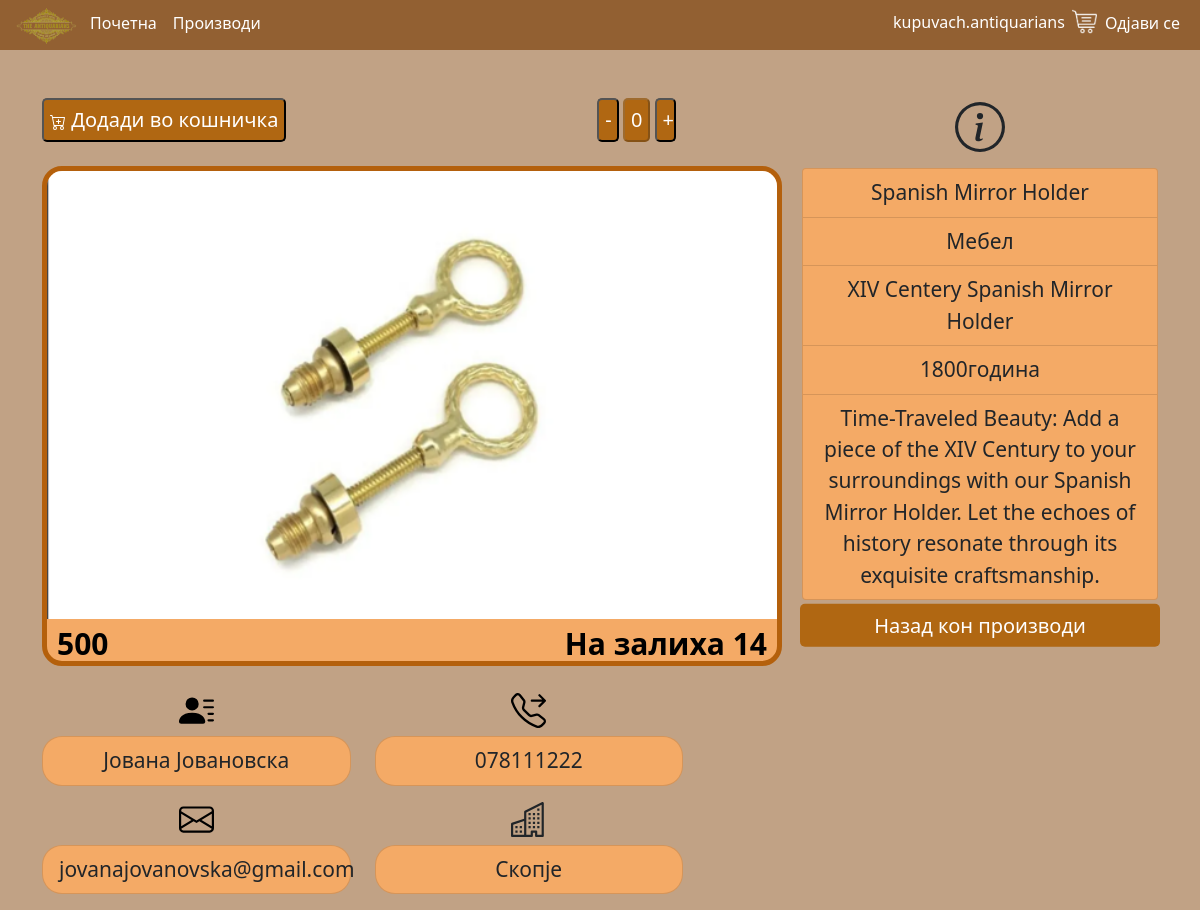
/product_details/13 (signed in), run on the app's committed database.
### The_Antiquarians_app/models.py (models this page shows, shortened)
class Product(models.Model):
    CATEGORY = [
        ('Мебел', 'Мебел'),
        ('Накит', 'Накит'),
        ('Часовници', 'Часовници'),
        ('Кујнски прибор', 'Кујнски прибор'),
        ('Декоративни работи', 'Декоративни работи'),
        ('Интериор', 'Интериор'),
        ('Музички инструменти', 'Музички инструменти'),
        ('Играчки', 'Играчки'),
        ('Текстил', 'Текстил'),
    ]
    seller_name_and_surname = models.CharField(max_length=100, null=True, blank=True)
    seller_city = models.CharField(max_length=100, null=True, blank=True)
    seller_email = models.CharField(max_length=100, null=True, blank=True)
    seller_phone_number = models.CharField(max_length=100, null=True, blank=True)
    name = models.CharField(max_length=100, null=False, blank=False)
    price = models.IntegerField(null=False, blank=False)
    quantity = models.IntegerField(null=False, blank=False)
    year = models.IntegerField(null=False, blank=False)
    category = models.CharField(max_length=255, null=False, blank=False, choices=CATEGORY)
    model = models.CharField(max_length=255, null=False, blank=False)
    image = models.ImageField(upload_to="The_Antiquarians_app/static/images/images")
    description = models.TextField(max_length=500)
    @property
    def imageURL(self):
        try:
            url = self.image.url
        except:
            url = ''
        return url

### The_Antiquarians_app/views.py (the view, shortened to what this page needs)
# urls.py: path('product_details/<int:id>', product_details, name="product_details"),
def product_details(request, id=0):
    antique_item = Product.objects.get(pk=id)
    quantity = request.session.get('quantity', 0)
    context = {
        'antique_item': antique_item,
        'quantity': quantity,
    }
    return render(request, 'product_details.html', context)

### The_Antiquarians_app/templates/product_details.html (shortened to what this page needs)
{% extends 'main.html' %}
{% load static %}
{% block content %}
    <html lang="en">
    <head>
    </head>
    <body>
    <div class="container mt-5">
        <div class="row d-flex justify-content-between">
            <div class="col-lg-7 col-md-12">
                <div class="mb-4 d-flex justify-content-between">
                    <form method="POST" action="{% url 'add_to_shopping_cart'%}">
                        <button class="btn-product-details text-white" type="submit">
                            Додади во кошничка
                        </button>
                    </form>
                    <div>
                        <form method="POST" action="{% url 'product_details' antique_item.id %}">
                            <button class="btn-product-details text-white" style="width: 25%;" type="submit"
                                    name="decrease_quantity">
                                -
                            </button>
                            <button class="btn-product-details text-white" type="submit" disabled>
                                {{ quantity }}
                            </button>
                            <button class="btn-product-details text-white" style="width: 25%" type="submit"
                                    name="increase_quantity">
                                +
                            </button>
                        </form>
                    </div>
                </div>
                <div class="col-md-6 mb-4 ">
                    <div class="image-container product-details-container">
                        <img src="{{ antique_item.imageURL }}" alt="Image" class="custom-image w-100 img-fluid">
                        <div class="text-overlay">
                            <div class="text-row">
                                <p class="second-sentence">{{ antique_item.price }}</p>
                                <p class="first-sentence">На залиха {{ antique_item.quantity }}</p>
                            </div>
                        </div>
                    </div>
                </div>
                <div class="row">
                    <div class="col-6 d-flex flex-column align-items-center">
                        <p class="list-group-item product-manufacturer-info w-100">{{ antique_item.seller_name_and_surname }}</p>
                    </div>
                    <div class="col-6 d-flex flex-column align-items-center">
                        <p class="list-group-item product-manufacturer-info w-100">{{ antique_item.seller_phone_number }}</p>
                    </div>
                    <div class="col-6 d-flex flex-column align-items-center">
                        <p class="list-group-item product-manufacturer-info w-100">{{ antique_item.seller_email }}</p>
                    </div>
                    <div class="col-6 d-flex flex-column align-items-center">
                        <p class="list-group-item product-manufacturer-info w-100">{{ antique_item.seller_city }}</p>
                    </div>
                </div>
            </div>
            <div class="col-lg-4 col-md-12">
                <div class="mt-1">
                    <p class="text-center">
                    </p>
                    <ul class="list-group text-center">
                        <li class="list-group-item product-description" data-bs-toggle="tooltip"
                            data-bs-placement="top" title="Целосно име">
                            {{ antique_item.name }}
                        </li>
                        <li class="list-group-item product-description" data-bs-toggle="tooltip"
                            data-bs-placement="top" title="Категорија">
                            {{ antique_item.category }}
                        </li>
                        <li class="list-group-item product-description" data-bs-toggle="tooltip"
                            data-bs-placement="top" title="Модел">
                            {{ antique_item.model }}
                        </li>
                        <li class="list-group-item product-description" data-bs-toggle="tooltip"
                            data-bs-placement="top" title="Година произведено">
                            {{ antique_item.year }}година
                        </li>
                        <li class="list-group-item product-description" data-bs-toggle="tooltip"
                            data-bs-placement="top" title="Опис">
                            {{ antique_item.description }}
                        </li>
                    </ul>
                </div>
                <div class="row">
                    <div class="col-12 p-0">
                        <div class="text-overlay">
                            <div class="text-row">
                                <a class="btn-prod-det-back text-white w-100" href="{% url 'products' %}">
                                    Назад кон производи
                                </a>
                            </div>
                        </div>
                    </div>
                </div>
        </div>
    </div>
    </body>
    </html>
{% endblock content %}

### The_Antiquarians_app/templates/main.html (shortened to what this page needs)
<!DOCTYPE html>
{% load static %}
<html lang="en">
<head>
    <link rel="stylesheet" type="text/css" href="{% static 'css/main.css' %}">
    <link href="https://cdn.jsdelivr.net/npm/bootstrap@5.0.2/dist/css/bootstrap.min.css" rel="stylesheet"
>
</head>
<body>
<nav class="navbar-expand-lg navcolor">
    <div class="container-fluid">
        <div class="collapse navbar-collapse" id="navbarSupportedContent">
            <ul class="navbar-nav me-auto mb-3 mb-lg-0 leftsidenavbar">
                <li class="nav-item">
                    <img src="{% static 'images/logo.png' %}" style="width: 70px; height: 50px">
                </li>
                <li class="nav-item">
                    <a class="nav-link active text-white" aria-current="page" href="{% url 'home' %}">Почетна</a>
                </li>
                <li class="nav-item">
                    <a class="nav-link active text-white" aria-current="page" href="{% url 'products' %}">Производи</a>
                </li>
            </ul>
            <ul class="navbar-nav ml-5 mb-3 mt-1 mb-lg-0">
                {% if user.is_authenticated %}
                    <li class="nav-item navbarusername">
                        <p class="text-white">{{ request.user }}</p>
                    </li>
                    <li class="nav-item mt-1">
                        <a href="{% url 'shopping_cart' %}">
                            <img src="{% static 'images/shoppingcartlogo.png' %}"
                                 style="width: 1.563rem; height: 1.563rem;">
                        </a>
                    </li>
                {% endif %}
                {% if user.is_authenticated %}
                    <li class="nav-item">
                        <a class="nav-link active text-white" style="margin-top: -0.094rem" aria-current="page"
                           href="{% url 'logout_user' %}">Одјави се</a>
                    </li>
                {% else %}
                    <li class="nav-item">
                        <a class="nav-link active text-white" style="margin-top: -0.65rem" aria-current="page"
                           href="{% url 'login_page' %}">Најави се</a>
                    </li>
                {% endif %}
            </ul>
        </div>
    </div>
</nav>
<div>
    {% block content %}
    {% endblock content %}
</div>
</body>
</html>

### The_Antiquarians_app/static/css/main.css (style rules this page uses)
body { background-color: #c1a285 !important; }
.navcolor { background-color: #926032; }
.leftsidenavbar { align-items: baseline; }
.navbarusername { margin: 0.4rem 0.438rem 0 0.438rem; }
::placeholder { color: #a6750f !important; }
.image-container { position: relative; display: inline-block; width: 46.25rem; height: 31.25rem; background-color: #f4aa66; }
.custom-image { width: 90%; height: 90%; object-fit: cover; border-radius: 15px 15px 0px 0px; }
.text-overlay { bottom: 0; color: black; font-size: 1.563rem; text-align: center; padding: 0.625rem; transform: translate(0%, -10%); }
.text-row { display: flex; justify-content: space-between; }
.first-sentence { text-align: right; font-size: 1.875rem; font-weight: bolder; }
.second-sentence { text-align: left; font-size: 1.875rem; font-weight: bolder; }
.btn-product-details { background-color: #b06712 !important; border-radius: 0.313rem !important; font-size: 1.25rem !important; height: 2.7rem !important; }
.product-details-container { border-width: 0.313rem; border-style: solid; border-color: #b4600c; border-radius: 1.25rem; }
.product-description { background-color: #f4aa66 !important; font-size: 1.31rem; }
.product-manufacturer-info { background-color: #f4aa66 !important; font-size: 1.31rem !important; border-radius: 1.25rem !important; text-align: center; }
.btn-prod-det-back { display: flex; justify-content: center; align-items: center; text-decoration: none; background-color: #b06712 !important; border-radius: 0.313rem !important; font-size: 1.25rem !important; height: 2.7rem !important; }

### data on the page
Product: imageURL (picture), price "500", quantity "14", seller_name_and_surname "Јована Јовановска", seller_phone_number "078111222", seller_email "jovanajovanovska@gmail.com", seller_city "Скопје", name "Spanish Mirror Holder", category "Мебел", model "XIV Centery Spanish Mirror Holder", year "1800", description "Time-Traveled Beauty: Add a piece of the XIV Century to your surroundings with our Spanish Mirror Holder. Let the echoes of history resonate through its exquisite craftsmanship."

### other printed values
{{ request.user }} "kupuvach.antiquarians"
{{ quantity }} "0"
